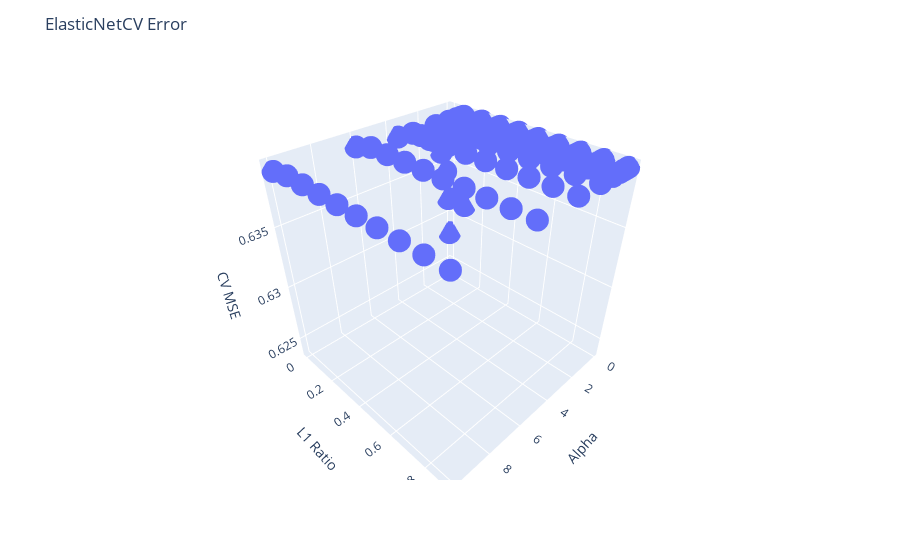

This figure's notebook cell:
### Code cell
fig = px.scatter_3d(x=alphals, y=rls, z=cv_values)
fig.update_layout(title='ElasticNetCV Error', scene=dict(
    xaxis_title="Alpha",
    yaxis_title='L1 Ratio',
    zaxis_title='CV MSE'))
fig.show()
